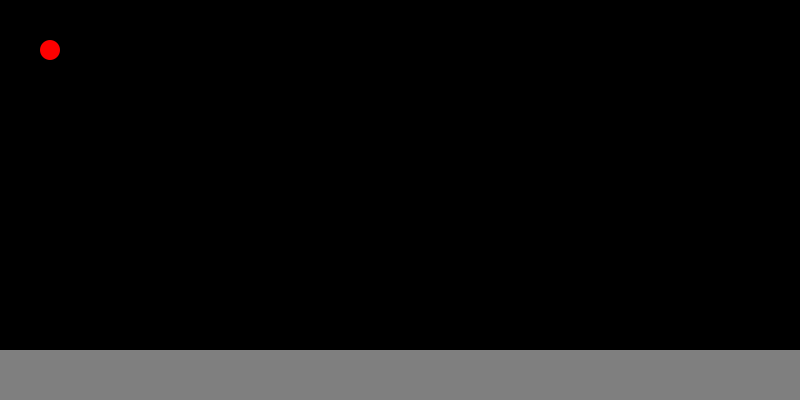
Frame 1 (no input)
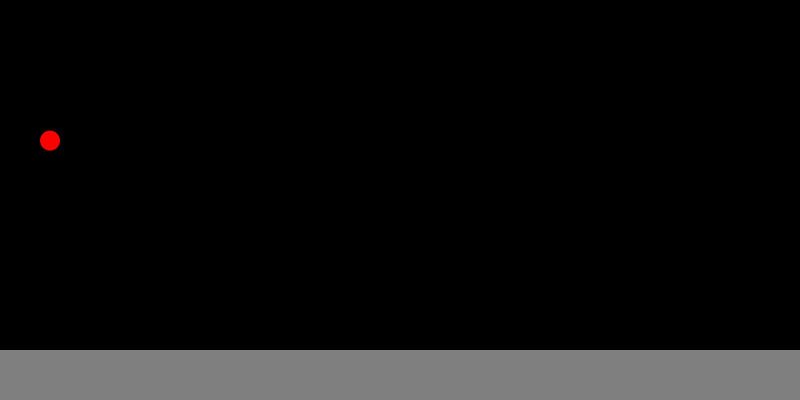
Frame 60 (the mouse pressed at the canvas centre just before this capture)
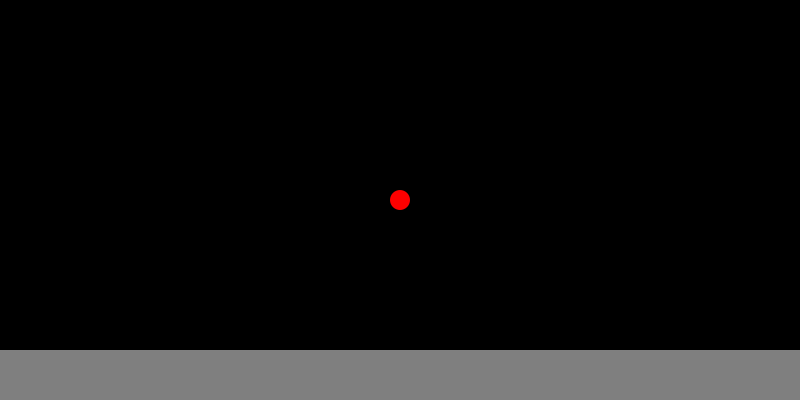
Frame 120 (the mouse held since frame 60 and released just before this capture)

The Processing sketch that drew these frames (run headless with seeded random() and noise(); from frame 60 on, the mouse is pressed at the canvas centre):

// Processing sketch: GravityBall
// ── GravityBall.pde
void setup(){
  frameRate(60);
  size(800, 400);
  noStroke();
}
float gravity= -9.81;
float x=width/2;
float y=height/2;
float xvelocity=0;
float yvelocity = gravity;
float bounciness=3;
void draw(){
  //println(y);
  background(0);
  fill(127);
  rect(0, 7*height/8, width, height/8);
  fill(255, 0, 0);
  ellipse(x, y, 20, 20);
  yvelocity-=gravity/60;
  if (y > 7*height/8 - 11){
    yvelocity*=-1;
    xvelocity-=xvelocity/(bounciness*9);
    yvelocity+=bounciness;
    y=height*7/8 - 11;
  }
  if (y<0){
    yvelocity*=-1;
    y=0;
  }
  if (x<0){
    xvelocity*=-1;
    x=0;
  }
  if (x>width){
    xvelocity*=-1;
    x=width;
  }
  if (mousePressed==true){
    x=mouseX;
    y=mouseY;
    xvelocity=mouseX-pmouseX;
    yvelocity=mouseY-pmouseY;
  }
  x+=xvelocity;
  y+=yvelocity;
}
